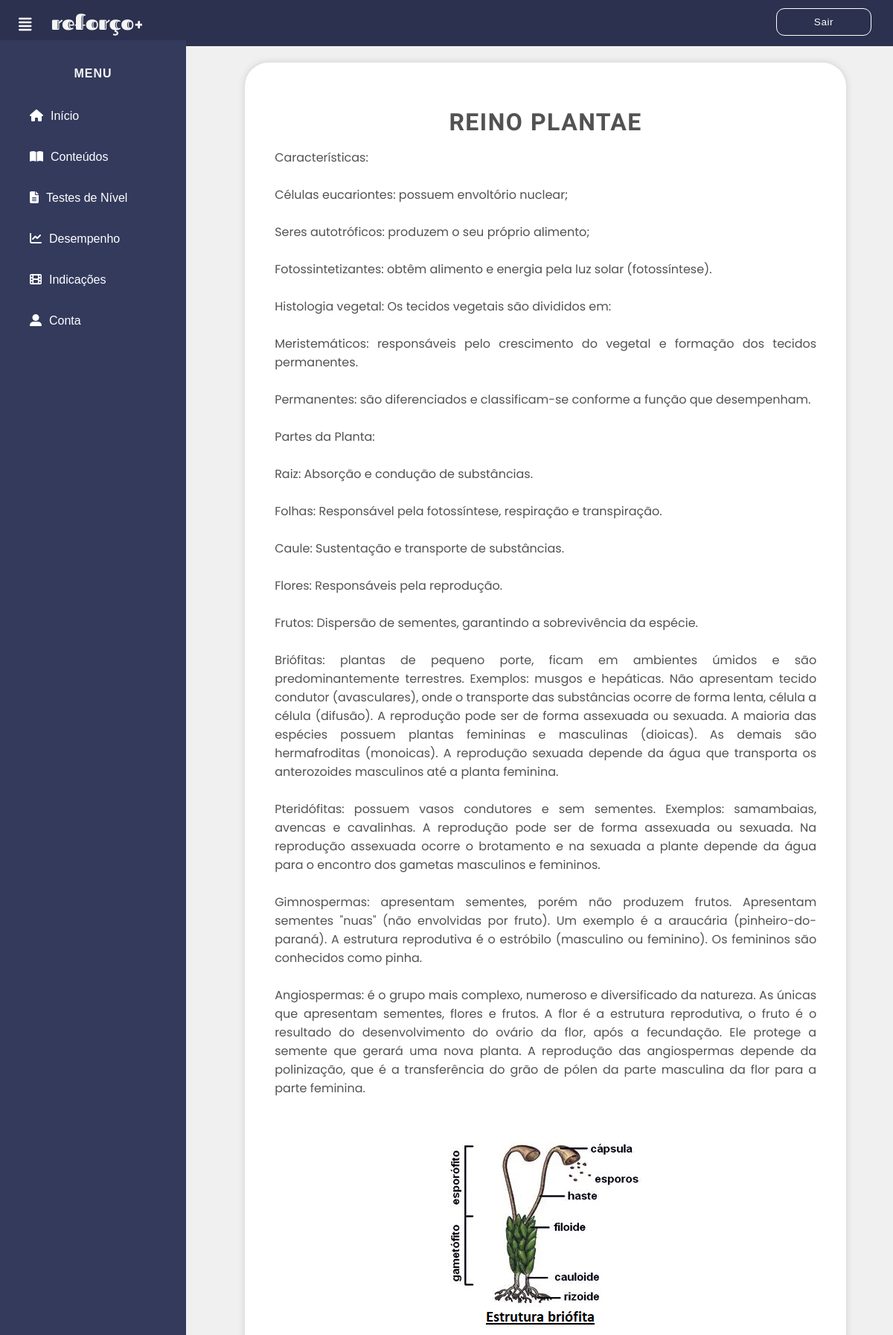
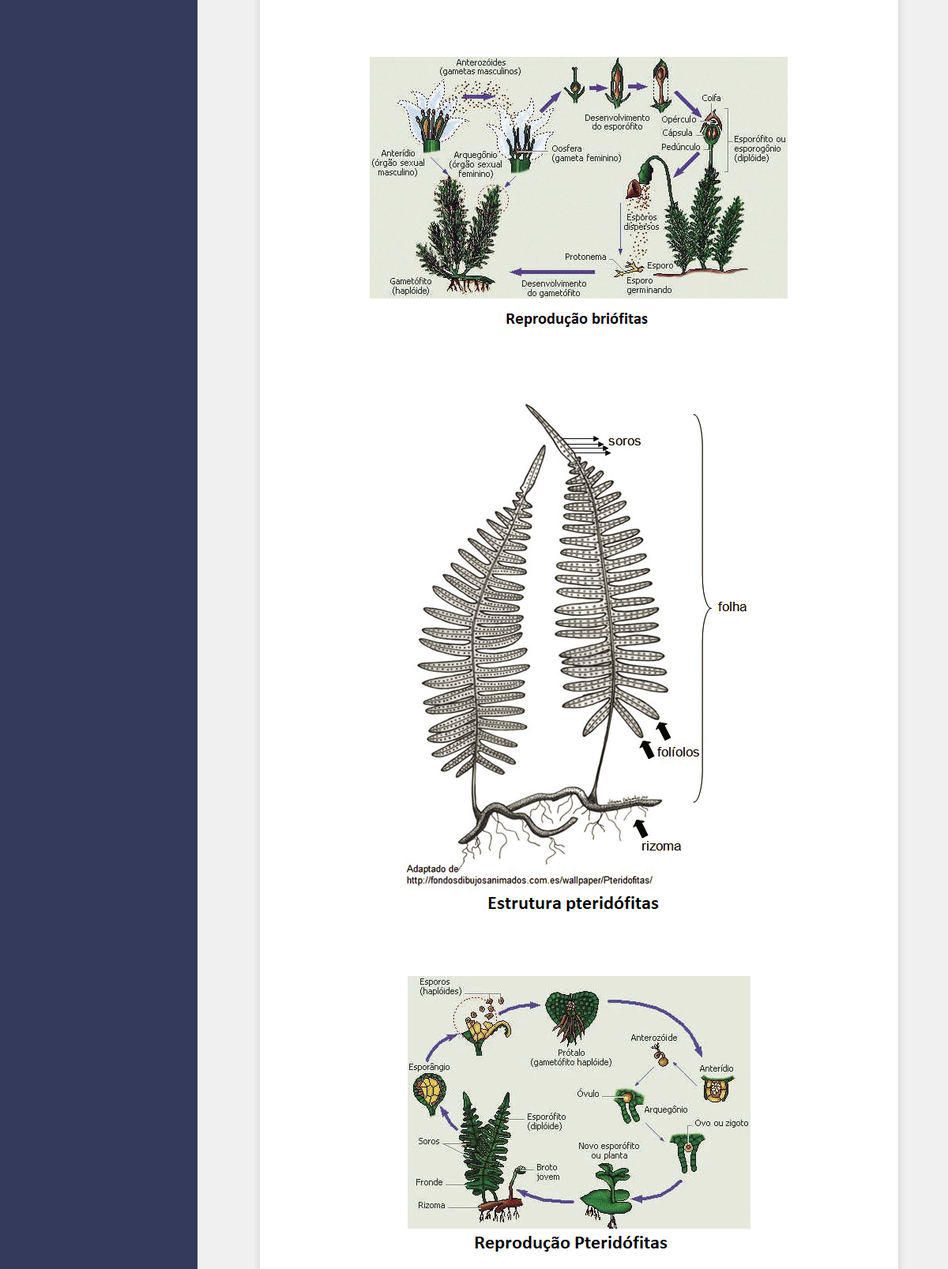
The app's page /php/cont_especifico.php?assunto=20 (upper part) with its own data (2 pictures, top to bottom).
### tables this page shows
CREATE TABLE IF NOT EXISTS `conteudos` (
  `ID_cont` int(2) NOT NULL AUTO_INCREMENT,
  `texto` text NOT NULL,
  `cod_mat` int(2) NOT NULL,
  `cod_adm` int(1) NOT NULL,
  `ano` int(1) NOT NULL,
  `assunto` varchar(70) NOT NULL,
  PRIMARY KEY (`ID_cont`),
  KEY `fk_conteudos_administrador` (`cod_adm`),
  KEY `fk_conteudos_materias` (`cod_mat`)
);

CREATE TABLE IF NOT EXISTS `imagens` (
  `end_imagem` varchar(250) NOT NULL,
  `ID_questoes` int(3) DEFAULT NULL,
  `ID_cont` int(2) DEFAULT NULL,
  PRIMARY KEY (`end_imagem`),
  KEY `fk_imagens_conteudos` (`ID_cont`),
  KEY `fk_imagens_questoes` (`ID_questoes`)
);

### php/cont_especifico.php (the view, shortened to what this page needs)
<!DOCTYPE html>
<html lang="pt-br">
<head>
  <link rel="stylesheet" href="../css/inicio.css">
  <link rel="stylesheet" type="text/css" href="../css/cont_especifico.css">
</head>
<body>
  <header>
    <a href="../inicio.html"><img style="float:left; margin-left:52px; margin-top: 0px; margin-bottom: 1px; padding-top: 0px; border: 0;" src="../imagens/inicial/logo3.png"> </a>
    <label for="check">
      <i class="fas fa-align-justify" id="menu_btn"></i>
    </label>
    <div class="direita">
      <a href="sair.php" class="sair">Sair</a>
    </div>
  </header>
  <div class="menu">
    <center>
      <h4>MENU</h4>
    </center>
    <a href="../inicio.html"><i class="fas fa-home"></i><span>Início</span></a>
    <a href="conteudos.php"><i class="fas fa-book-open"></i><span>Conteúdos</span></a>
    <a href="testeniveis.php"><i class="fas fa-file-alt"></i><span>Testes de Nível</span></a>
    <a href="#"><i class="fas fa-chart-line"></i><span>Desempenho</span></a>
    <a href="indicacoes.php"><i class="fas fa-film"></i><span>Indicações</span></a>
    <a href="conta.php"><i class="fas fa-user-alt"></i><span>Conta</span></a>
  </div>
  <div class="conteudo">
    <?php
    include 'conecta.php';
    $conn = mysqli_connect('127.0.0.1', 'root', '') or die("Não foi possível a conexão com o Banco");
    $cod_assunto = $_GET['assunto'];
    $sql = "SELECT * FROM conteudos where ID_cont like '" . $cod_assunto . "%'";
    $cod = mysqli_query($conn, $sql);
    $numRegistros = mysqli_num_rows($cod);
    if ($numRegistros != 0) {
      echo "<div class='global'>";
      while ($text = mysqli_fetch_object($cod)) {
        $texto = $text->texto;
        $texto = utf8_encode($texto);
        $assunto = $text->assunto;
        $assunto = utf8_encode($assunto);
        echo "<center><h1>" . $assunto . "</h1>";
        echo "<p>" . nl2br($texto) . "<br><br><br>";
        $consulta_imagem = "SELECT * FROM imagens WHERE ID_cont LIKE '$cod_assunto'";
        $con_imagem = mysqli_query($conexao, $consulta_imagem);
        while ($mostrar_imagem = mysqli_fetch_object($con_imagem)) {
          echo "<center><img src='../imagens/imgconteudo/" . $mostrar_imagem->end_imagem  . "'></center></p><br><br><br>";
        }
      }
      echo "</div>";
    } else {
      echo "Nenhum registro";
    }
    ?>
  </div>
</body>
</html>

### css/inicio.css (style rules this page uses)
body { margin: 0; padding: 0; font-family: "corpo", sans-serif; background-color:#F1F0F0; }
header { font: arial; letter-spacing: 1px; z-index: 1; position: fixed; background: #2b314e; padding: 16px; width: calc(100% - 0%); top: 0; height: 30px; text-decoration: none; }
.sair { font: 85% arial; letter-spacing: 0.5px; padding: 10px 50px; text-decoration: none; float: right; margin-top: -5px; margin-right: 45px; border-radius: 11px; font-weight: 200; color: #fff; transition: 0.5s; transition-property: background; border: 1px solid #fff; }
.menu { z-index: 1; top: 0; background: #333A5C; margin-top: 4.5%; padding-top: 3%; position: fixed; left: 0; width: 250px; height: calc(100% - 9%); transition: 0.5s; transition-property: left; overflow-y: auto; border: 5px #000; font-weight: normal; }
.menu h4 { color: #f5f5f5; margin-top: 0; margin-bottom: 20px; letter-spacing: 1px; text-decoration: none; }
.menu a { color: #fff; display: block; line-height: 55px; text-decoration: none; padding-left: 40px; box-sizing: border-box; font-weight: normal; }
.menu i { padding-right: 10px; }
label #menu_btn { z-index: 1; color: #fff; position: fixed; cursor: pointer; left: 25px; top: 18px; font-size: 20px; margin: 5px 0; transition: 0.5s; transition-property: color; }
.conteudo { width: (100% - 250px); margin-top: 60px; padding: 20px; margin-left: 250px; height: 100vh; transition: 0.5s; }

### css/cont_especifico.css (style rules this page uses)
h1 { font-family: 'Fjalla One', sans-serif; font-size: 2em; color: rgb(82, 82, 82); margin-bottom: 2px; text-transform: uppercase; letter-spacing: 1.5px; }
p { font-family: 'poppins', sans-serif; font-size: 1em; color: rgb(82, 82, 82); margin-bottom: 1px; text-align: justify; }
.conteudo .global { width: 80%; text-align: justify; margin: 4px auto 70px 6.5%; background-color: rgb(255, 255, 255); padding: 40px 40px 1px 40px; box-shadow: 0px 0px 10px 0px #ccc; border-radius: 32px; max-width: 90%; }

### records on screen
conteudos: assunto "REINO PLANTAE", texto "Características: Células eucariontes: possuem envoltório nuclear; Seres autotróficos: produzem o seu próprio alimento; Fotossintetizantes: obtêm alimento e energia pela luz solar (fotossíntese). Histologia vegetal: Os tecidos vegetais são divididos em: Meristemáticos: responsáveis pelo crescimento do vegetal e formação dos tecidos permanentes. Permanentes: são diferenciados e classificam-se conforme a função que desempenham. Partes da Planta: Raiz: Absorção e condução de substâncias. Folhas: Responsável pela fotossíntese, respiração e transpiração. Caule: Sustentação e transporte de substâncias. Flores: Responsáveis pela reprodução. Frutos: Dispersão de sementes, garantindo a sobrevivência…"
imagens: end_imagem (picture)
imagens: end_imagem (picture)
imagens: end_imagem (picture)
imagens: end_imagem (picture)
